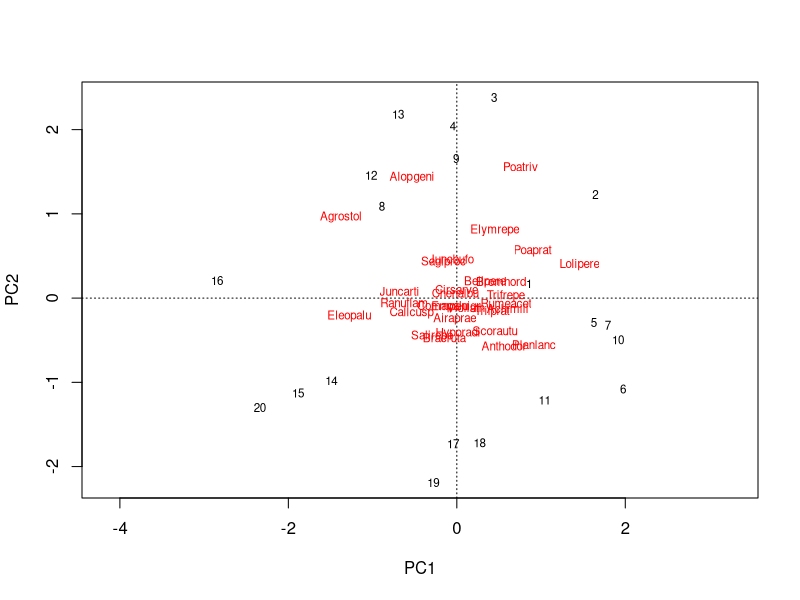
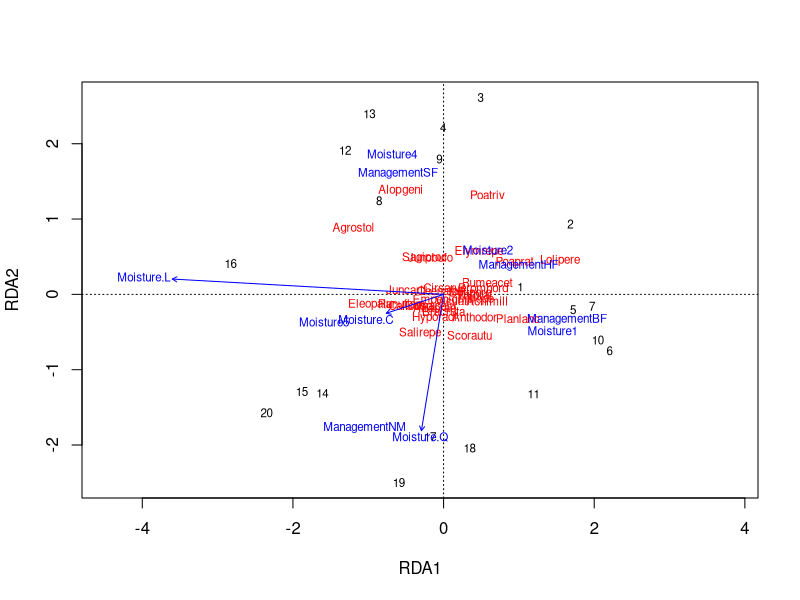
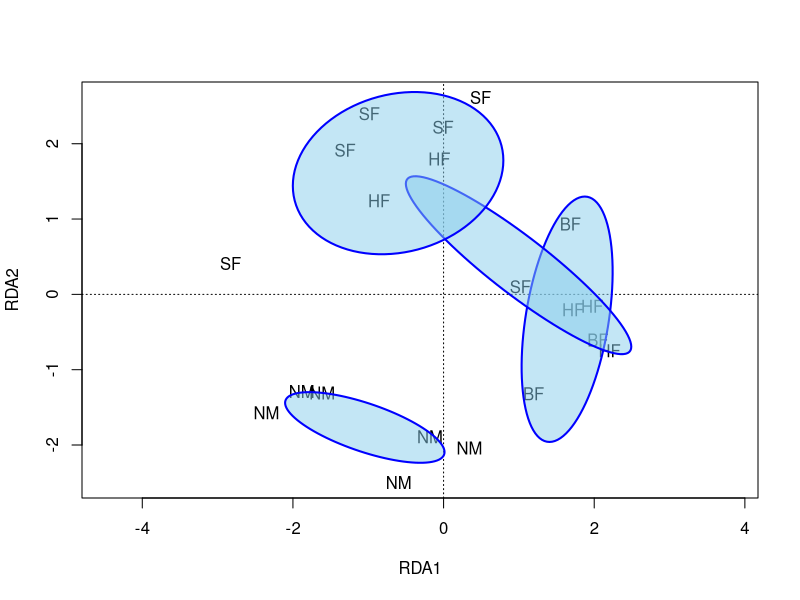
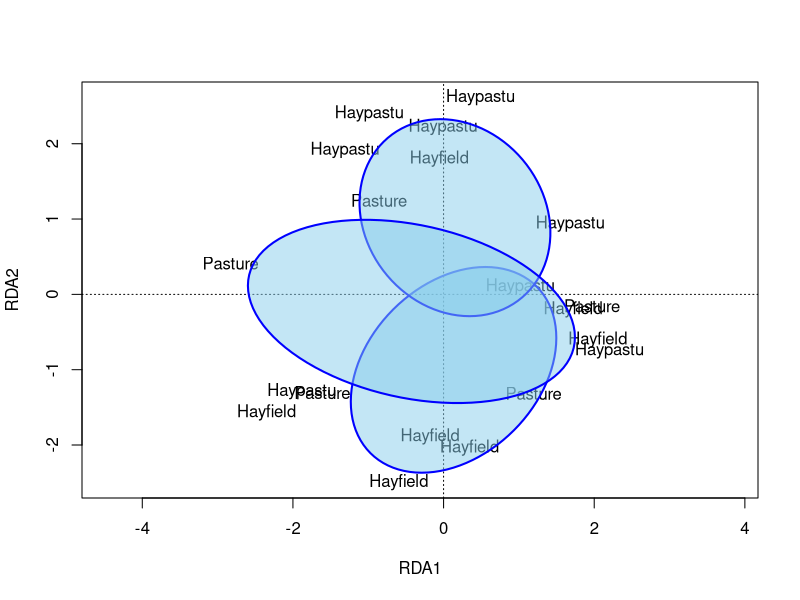
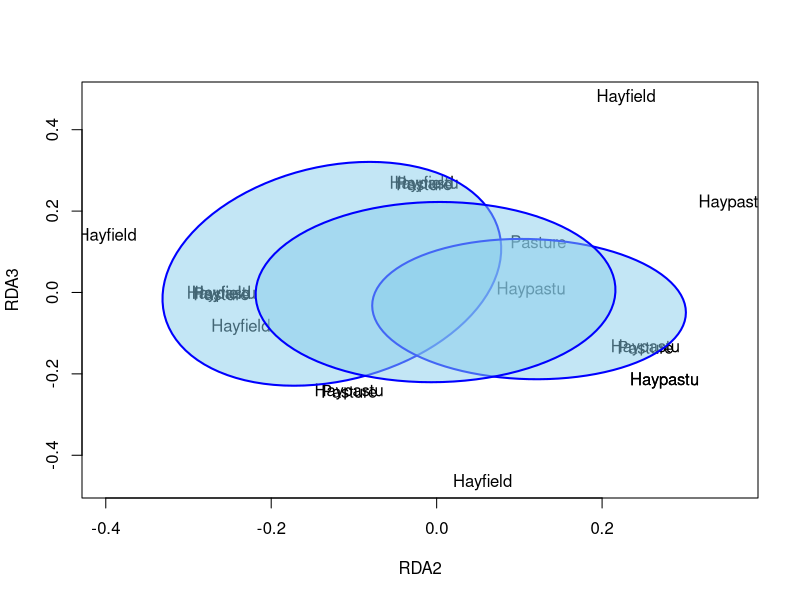
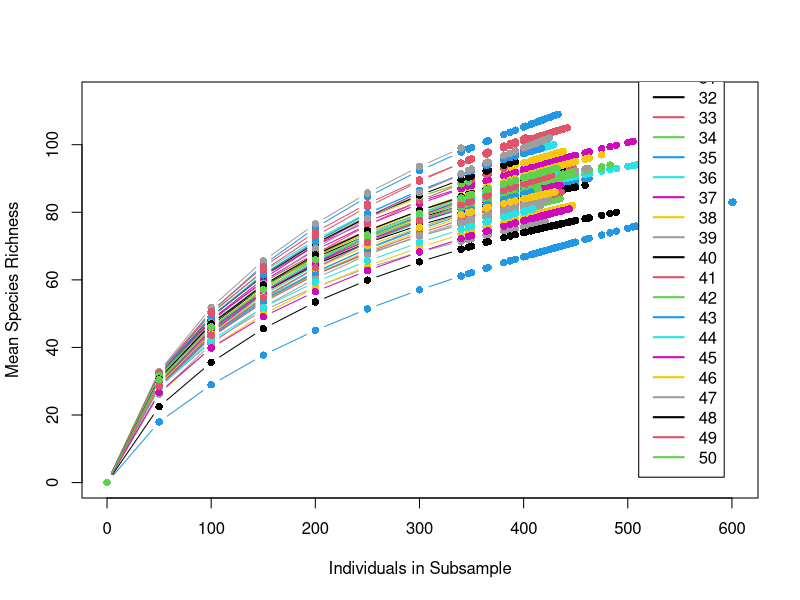
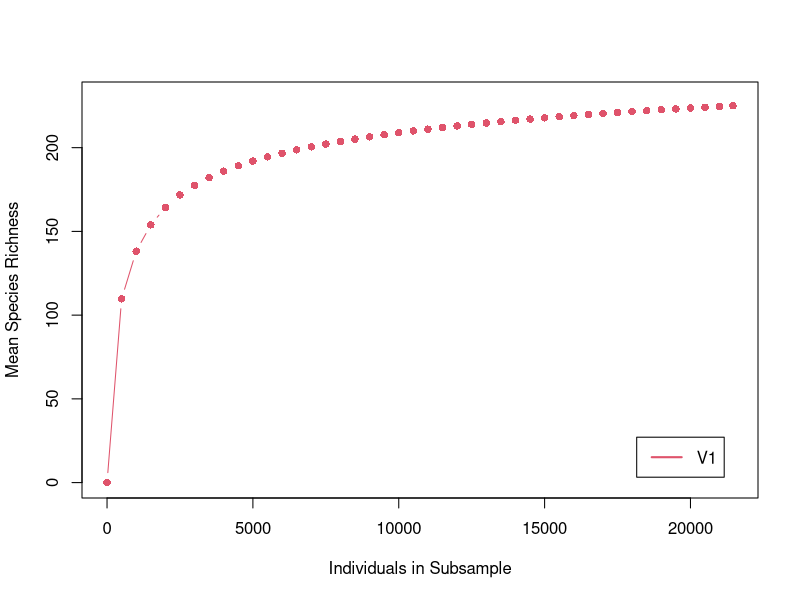
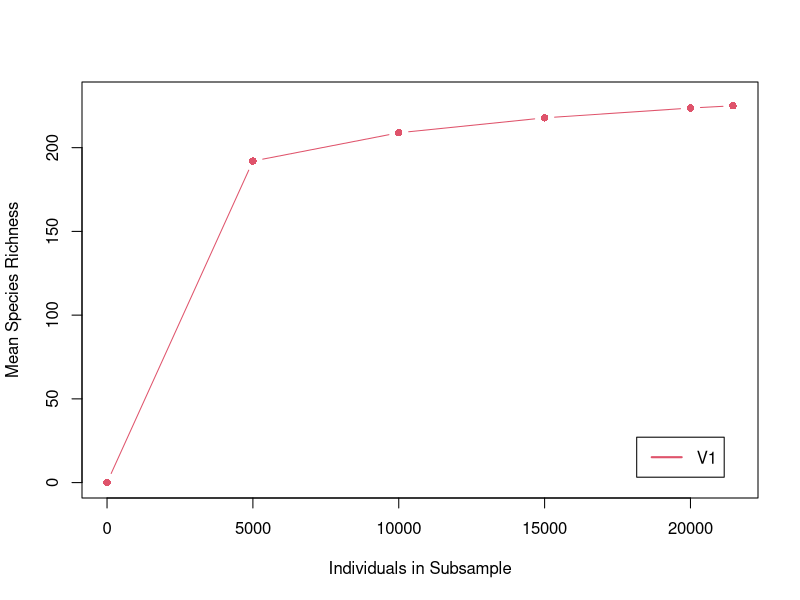

These figures' R source, in order:
# First things first, load the vegan library.
  # Any time you are looking at community ecology, the package is probably going to be vegan.
library(vegan)
# We will use the "dune" dataset from vegan.
  # the dune data are plant communities from dune meadows.
data(dune)
# There is also a data frame of environmental factors that match the dune plants that we will use this week:
data(dune.env)

# We are focusing on Redundancy Analysis (RDA).
  # But all of these methods can be transferred to other multivariate techniques very easily.
  # pca() and cca() can typically just replace the rda() in any of these functions and models.
# The generic use of rda is very straightforward. All you need is a numeric species-by-site matrix.
dune #to see what I mean by a species-by-site matrix
ord <- rda(dune)
plot(ord)

# This plot shows samples as numbers and species in red text.
  # Species "driving" the relationship will be the furthest from the origin.

# The real power of RDA is the ability to explain variance via a model.
  # We'll use the dune.env data and take a quick look first to see type of data are included:
head(dune.env)
# We have moisture, management method, agricultural use, and manure application.

# Agriculture use typically impacts plant communities, so we will start there.
  # This should look very familiar to the model syntax we have used so far.
mod1 <- rda(dune ~ Use, dune.env)
mod1
  #The model call gives us constrained and unconstrained variance
    # Constrained is the percent of the axes that is explained by "Use"
    # Unconstrained is similar to the residuals of a linear model.
# We can also call the anova() function the same way that you would for a linear model:
anova(mod1)
  # This relationship is not significant.

# Moisture is another common driver of plant community composition
mod2 <- rda(dune ~ Moisture, dune.env)
mod2
anova(mod2)
  # Moisture is a strong driver of community composition at sites.
  # It explains ~33% of variance and is significant.

# Just like other models, we can include additive or interactive effects as well:
  # We can see what the cumulative effect of management and soil moisture is on the plant community:
mod3 <- rda(dune ~ Moisture + Management, dune.env)
mod3
anova(mod3)
  # Just like in linear models, additional X's can improve the model.
  # We have gone from 33% to 55% of the variance explained.

#Let's plot to see what this looks like visually:
plot(mod3)
#This can be intimidating at first.
  # Red terms are the species values
  # Numbers are site values
  # Blue arrows are our predictor variables and how they line up with our groups of points.

# Because of the amount of information, ordination plots are best done in layers, like adding regression lines.
# First create a blank plot where the axes are auto-fitted to the min and max values of "mod3"
plot(mod3, type="n", display = c("sites", "scores"))
  # Next we will add a layer where the points are displayed with a label that represents their management
text(mod3, display="sites", labels = as.character(dune.env$Management))

  # It looks like the same management types are grouping together.
  # We would expect this based on our high variance explained and significant p-value.
  # But statistically viewing this relationship can be difficult.
  # We will draw 95% confidence intervals around the "centroid" (average score) for each management group.
  # This is done with the ordiellipse() function. Notice there is an argument for the confidence interval and the grouping:
pl <- ordiellipse(mod3, dune.env$Management, kind="se", conf=0.95, lwd=2, draw = "polygon", 
                  col="skyblue", border = "blue")
summary(pl)
  # The summary gives use the centroid point for each grouping and the "area" of the ellipse
    # A larger area means a lower confidence on the location of the centroid.
      # In our case the "NM" management technique is clearly different from the others,
        # and we are most confident in the centroid for it.
# Remember too that axes are independent of one another. So "SF" and "NM" management are identical on Axis 1 patterns, 
    # but very different on Axis 2 patterns.

# We can also group data by a factor that was not in the model to identify more complex patterns:
  # We can see if the "Use" influences the communities that are already constrained by "Management":
plot(mod3, type="n", display = "sites")
text(mod3, display="sites", labels = as.character(dune.env$Use))
pl <- ordiellipse(mod3, dune.env$Use, kind="se", conf=0.95, lwd=2, draw = "polygon", 
                  col="skyblue", border = "blue")
summary(pl)


# This pattern is a bit harder to interpret. 
  # It looks like "Hayfields" and "Haypastu" might have different communities along Axis 2

# We can try plotting against a different axis to see if this is simply a weaker pattern obscured by Axis 1
# This requires a little data manipulation as plot() does not like to use other axes from default.
# First we need to extract the axis scores from the model
  # These are found in the following two parts of the model:
Site_Scores <- mod3$CCA$u
Species_Scores <- mod3$CCA$v

head(Site_Scores)
  #notice we now have 6 axes. That is because the original model created 6 axes that were able to constrain (explain) the data.

#We'll just focus on the site scores and plot Axis 2 against Axis 3:

plot(Site_Scores[,2:3], type="n")
text(Site_Scores[,2:3], labels = as.character(dune.env$Use))
pl <- ordiellipse(Site_Scores[,2:3], dune.env$Use, kind="se", conf=0.95, lwd=2, draw = "polygon", 
                  col="skyblue", border = "blue")
# Clearly this was not the right answer. The relationship only exists along Axis 2 and is relatively weak.
  # Feel free to test additional axes, but remember each subsequent axis has a weaker explanatory value.
    # If there is a pattern that only exists between Axis 5 and Axis 6 it might not be real or meaningful.

# Rarefaction ####
# The built-in function from vegan does not appropriately bootstrap the subsamples.
# We will use the stand-along function from Jenna Jacobs at: https://github.com/jbaumann3/Rarefaction_in_R

rarefaction<-function(x,subsample=5, plot=TRUE, color=TRUE, error=FALSE, legend=TRUE, symbol=c(1,2,3,4,5,6,7,8,9,10,11,12,13,14,15,16,17,18)){
  
  library(vegan)
  

  x <- as.matrix(x)
  y1<-apply(x, 1, sum)
  rare.data<-x                                   
  
  select<-unique(sort(c((apply(x, 1, sum)), (seq(0,(max(y1)), by=subsample)), recursive=TRUE)))
  
  
  storesummary.e<-matrix(data=NA, ncol=length(rare.data[,1]),nrow=length(select))
  rownames(storesummary.e)<-c(select)
  colnames(storesummary.e)<-rownames(x)
  storesummary.se<-matrix(data=NA, ncol=length(rare.data[,1]),nrow=length(select))
  rownames(storesummary.se)<-c(select)
  colnames(storesummary.se)<-rownames(x)
  
  
  
  
  for(i in 1:length(select))                      #the for loop
  {
    select.c<-select[i]                     #assigns the 'i'th element of select to select.c
    foo<-rarefy(x,select.c, se=T)           #use whatever vegan fn you want
    
    
    
    storesummary.e[i,]<-foo[1,]
    storesummary.se[i,]<-foo[2,]            
    
  }
  
  storesummary.e<-as.data.frame(storesummary.e)               
  richness.error<<-storesummary.se
  
  for (i in 1:(length(storesummary.e)))
  {
    storesummary.e[,i]<-ifelse(select>sum(x[i,]), NA, storesummary.e[,i])
  }
  
  
  
  ###############plot result################################
  if (plot==TRUE)
  {
    if(color==TRUE){
      plot(select,storesummary.e[,1], xlab="Individuals in Subsample", 
           xlim=c(0,max(select)), ylim=c(0, 5+(max(storesummary.e[,1:(length(storesummary.e))], na.rm=TRUE))),
           ylab="Mean Species Richness", pch =16, col=2, type="n")
      
      for (j in 1:(length(storesummary.e))){
        points(select, storesummary.e[,j], pch=16, col=j+1, type="b", lty=1)}
      
      if(error==TRUE){
        for (m in 1:(length(storesummary.e))){
          segments(select, storesummary.e[,m]+storesummary.se[,m],select, storesummary.e[,m]-storesummary.se[,m])
        }
      }
      if (legend==TRUE){
        legend("bottomright", colnames(storesummary.e), inset=0.05, lty=1, col=1:length(storesummary.e)+1, lwd=2)
      }
    }
    else
    {
      plot(select,storesummary.e[,1], xlab="Individuals in Subsample", 
           xlim=c(0,max(select)), ylim=c(0, 5+(max(storesummary.e[,1:(length(storesummary.e))], na.rm=TRUE))),
           ylab="Mean Species Richness", pch =16, col=2, type="n")
      
      for (j in 1:(length(storesummary.e))){
        points(select, storesummary.e[,j], type="l", lty=1)}
      
      for (k in 1:(length(storesummary.e))){
        symbol<-ifelse(symbol<length(storesummary.e),rep(symbol,2),symbol)
        points(as.numeric(rownames(subset(storesummary.e, storesummary.e[,k]==max(storesummary.e[,k],na.rm=TRUE)))), max(storesummary.e[,k],na.rm=TRUE), pch=symbol[k], cex=1.5)}
      
      if(error==TRUE){
        for (m in 1:(length(storesummary.e))){
          points(select, storesummary.e[,m]+storesummary.se[,m], type="l", lty=2)
          points(select, storesummary.e[,m]-storesummary.se[,m], type="l", lty=2)}}
      
      k<-1:(length(storesummary.e))
      if (legend==TRUE){
        legend("bottomright", colnames(storesummary.e), pch=symbol[k], inset=0.05, cex=1.3)
      }
    }
  }
  print("rarefaction by J. Jacobs, last update April 17, 2009")
  if(error==TRUE)(print("errors around lines are the se of the iterations, not true se of the means")  )     
  list("richness"= storesummary.e, "SE"=richness.error, "subsample"=select)        
  
}


# This function will subsample a single sample and add new taxa to the cumulative richness curve as 
  # they are identified in a subsample.

# We are using the "BCI" data from vegan for the example:
data(BCI)
# First take a look at the data:
head(BCI)
# These data have species in each column and samples by row. This is the right format for our function. 

rarefaction(BCI, subsample=50, plot=TRUE, color=TRUE, error=FALSE,  legend=TRUE, symbol)
  # This plot is very hard to read with this many samples.
    # The numbers in the legend represent individual samples, and there are differences between samples, 
      # but this is generally not that useful for us to plot individual samples.

# Because we often want to know if our sampling was enough to collect all (or most) of the taxa in a community,
  # we will condense all of our samples into a collective sum by species.
#This requires a quick reformatting of our data.
  # In the following line:
    # BCI is being transposed so that each row is a species. 
    # The rowSums() creates a single vector of the total individuals found from each species across all species.
    # But because species need to be columns we then transpose the data back, and make sure it is read as.data.frame()

samples <- as.data.frame(t(rowSums(t(BCI))))

rarefaction(samples, subsample=500, plot=TRUE, color=TRUE, error=FALSE,  legend=TRUE, symbol)
  # Two things should immediately jump out.
    # 1 - the scale of both x and y is much larger.
    # 2 - the curve also appears much steeper.
  # While the curve really is steeper the difference is not quite as dramatic as it appears, consider the much larger range of the x-axis.

#By collecting samples of 500 organisms, it looks like we will collect the majority of species after 3 samples,
  # But what if the goals is 90% or 95%? This curve has not flattened at the top.
  # This becomes a harder question the higher the percent of the community to want to effectively sample,
    # And the higher the investment per each new species found.

  # What if you want to collect just a few larger samples?
rarefaction(samples, subsample=5000, plot=TRUE, color=TRUE, error=FALSE,  legend=TRUE, symbol)
  # Now the first sample almost gets you to the top and the dramatic change in return on investment is even more clear.
  # But we have lost a lot of resolution in terms of where exactly the effort vs species curve begins to level off.

# How to apply rarefaction to real data all depends on the question you have relative to diversity and/or sampling effort.




